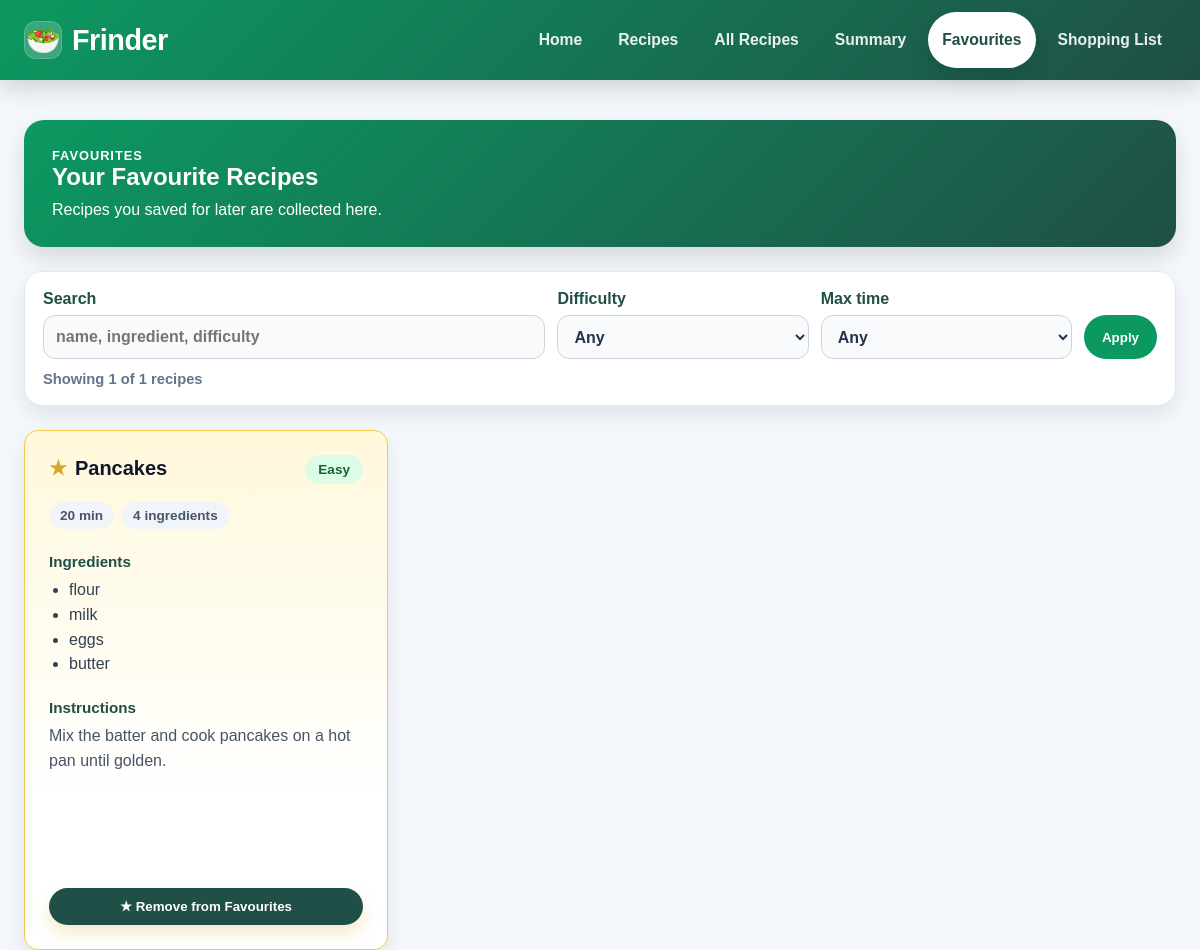
Page /favourites on the committed database.
### db_models.py (models this page shows)
class RecipeRow(Base):
    __tablename__ = "recipes"
    id = Column(Integer, primary_key=True)
    name = Column(String, nullable=False, unique=True)
    instructions = Column(String, nullable=False, default="")
    cooking_time = Column(Integer, nullable=False, default=0)
    difficulty = Column(String, nullable=False, default="Easy")
    recipe_ingredients = relationship(
        "RecipeIngredientRow",
        back_populates="recipe",
        cascade="all, delete-orphan",
        order_by="RecipeIngredientRow.position",
    )

class IngredientRow(Base):
    __tablename__ = "ingredients"
    id = Column(Integer, primary_key=True)
    name = Column(String, nullable=False, unique=True)
    recipe_links = relationship("RecipeIngredientRow", back_populates="ingredient")
    user_links = relationship("UserIngredientRow", back_populates="ingredient")
    shopping_links = relationship("ShoppingListRow", back_populates="ingredient")

### app.py (the view)
@app.route("/favourites")
def favourites():
    recipes_list, favourite_recipe_names = get_recipes_with_favourite_status()
    favourite_recipes = [
        recipe
        for recipe in recipes_list
        if recipe_key(recipe.name) in favourite_recipe_names
    ]
    filters = get_recipe_filter_state()
    filtered_favourite_recipes = filter_recipe_list(favourite_recipes, filters)
    return render_template(
        "favourites.html",
        recipes=filtered_favourite_recipes,
        favourite_recipe_names=favourite_recipe_names,
        **build_recipe_filter_context(
            favourite_recipes,
            filtered_favourite_recipes,
            filters,
            "favourites",
        ),
    )

### app.py (called while the page is built, shortened)
def add_favourite_status(recipes, favourite_recipe_names):
    favourite_name_set = set(favourite_recipe_names)
    return [
        recipe.__class__(
            **{
                **recipe.to_dict(),
                "is_favourite": recipe_key(recipe.name) in favourite_name_set,
            }
        )
        for recipe in recipes
    ]

def get_recipes_with_favourite_status():
    recipes_list = load_recipes()
    favourite_recipe_names = read_favourite_recipe_names()
    return add_favourite_status(recipes_list, favourite_recipe_names), favourite_recipe_names

def get_recipe_filter_state():
    max_time = request.args.get("max_time", "").strip()
    valid_max_times = {str(option) for option in MAX_COOKING_TIME_FILTERS}
    if max_time not in valid_max_times:
        max_time = ""
    return {
        "q": request.args.get("q", "").strip(),
        "difficulty": request.args.get("difficulty", "").strip(),
        "max_time": max_time,
    }

def get_recipe_difficulty_options(recipes):
    return sorted(
        {
            recipe.difficulty
            for recipe in recipes
            if recipe.difficulty
        }
    )

def recipe_matches_search(recipe, search_text):
    if not search_text:
        return True

def filter_recipe_list(recipes, filters):
    filtered_recipes = []
    max_time = int(filters["max_time"]) if filters["max_time"] else None
    for recipe in recipes:
        if not recipe_matches_search(recipe, filters["q"]):
            continue
        if (
            filters["difficulty"]
            and recipe.difficulty.lower() != filters["difficulty"].lower()
        ):
            continue
        if max_time is not None and recipe.cooking_time > max_time:
            continue
        filtered_recipes.append(recipe)
    return filtered_recipes

def build_recipe_filter_context(recipes, filtered_recipes, filters, endpoint):
    return {
        "recipe_filters": filters,
        "recipe_filter_endpoint": endpoint,
        "difficulty_filter_options": get_recipe_difficulty_options(recipes),
        "max_time_filter_options": MAX_COOKING_TIME_FILTERS,
        "filtered_recipe_count": len(filtered_recipes),
        "total_recipe_count": len(recipes),
        "has_active_recipe_filters": bool(
            filters["q"] or filters["difficulty"] or filters["max_time"]
        ),
    }

### db.py (called while the page is built)
def _session():
    return _session_factory()()

def session():
    return _session()

### storage.py (called while the page is built)
def read_favourite_recipe_names():
    return _run_read(_read_favourite_recipe_names)

### templates/favourites.html (shortened to what this page needs)
{% extends "base.html" %}
{% block content %}
<section class="recipes-banner">
  <p class="recipes-banner__label">Favourites</p>
  <h1>Your Favourite Recipes</h1>
  <p>Recipes you saved for later are collected here.</p>
</section>
{% include "_recipe_filters.html" %}
<section class="favourites-section">
  {% if recipes %}
    <div class="recipes-grid">
      {% for recipe in recipes %}
        <article class="recipe-card recipe-card--favourite">
          <div class="recipe-card__header">
            <h3 class="recipe-card__title">
              <span class="recipe-card__star">★</span>
              {{ recipe.name }}
            </h3>
            <span class="difficulty-badge difficulty-badge--{{ recipe.difficulty | lower }}">
              {{ recipe.difficulty }}
            </span>
          </div>
          <div class="recipe-card__info-row">
            <span>{{ recipe.cooking_time }} min</span>
            <span>{{ recipe.ingredients | length }} ingredients</span>
          </div>
          <div class="recipe-card__section">
            <h4>Ingredients</h4>
            <ul class="recipe-card__list">
              {% for ingredient in recipe.ingredients %}
                <li>{{ ingredient }}</li>
              {% endfor %}
            </ul>
          </div>
          <div class="recipe-card__section recipe-card__instructions">
            <h4>Instructions</h4>
            <p>{{ recipe.instructions }}</p>
          </div>
          <div class="recipe-card__actions">
            <form method="post" action="{{ url_for('remove_from_favourites') }}">
              <button class="favourite-button favourite-button--active" type="submit">
                ★ Remove from Favourites
              </button>
            </form>
          </div>
        </article>
      {% endfor %}
    </div>
  {% else %}
    <p class="recipes-empty-message">
      No favourite recipes match the current search and filters.
    </p>
  {% endif %}
</section>
{% endblock %}

### static/style.css (style rules this page uses)
body { font-family: Arial, sans-serif; margin: 0; background: #f4f7fb; color: #24324a; }
button { padding: 10px 14px; font-family: inherit; }
.homepage-header, .recipes-banner, .all-recipes-banner, .favourites-banner, .shopping-banner, .summary-hero { background: linear-gradient(135deg, #0C9961, #1f4f46); color: white; padding: 28px; border-radius: 20px; margin-bottom: 24px; box-shadow: 0 12px 24px rgba(0, 0, 0, 0.12); }
.recipes-banner__label, .all-recipes-banner__label, .favourites-banner__label, .shopping-banner__label, .summary-kicker { margin: 0 0 8px; text-transform: uppercase; letter-spacing: 1px; font-size: 0.8rem; font-weight: bold; }
.recipes-banner h1, .all-recipes-banner h1, .favourites-banner h1, .summary-hero h1 { margin: 0 0 10px; }
.recipes-banner p, .all-recipes-banner p, .favourites-banner p, .summary-intro { margin: 0; }
.recipes-scroll, .all-recipes-section, .favourites-section { max-height: none; overflow-y: visible; padding-right: 0; }
.recipes-grid, .all-recipes-grid, .favourites-grid { display: grid; grid-template-columns: repeat(3, minmax(0, 1fr)); column-gap: 30px; row-gap: 52px; align-items: start; }
.recipe-card { position: relative; display: flex; flex-direction: column; min-height: 100%; gap: 14px; margin-top: 0; margin-bottom: 12px; padding: 24px; background: white; border: 1px solid #e2e8f0; border-radius: 14px; box-shadow: 0 10px 20px rgba(0, 0, 0, 0.08); transition: transform 0.2s ease, box-shadow 0.2s ease; }
.recipe-card--favourite { background: linear-gradient(180deg, #fff8db 0%, #ffffff 70%); border-color: #f2c94c; }
.recipe-card__header, .recipe-card__top { display: flex; align-items: flex-start; justify-content: space-between; gap: 16px; margin-bottom: 4px; }
.recipe-card__title { display: flex; align-items: center; gap: 8px; margin: 0; color: #0f172a; font-size: 1.25rem; line-height: 1.3; }
.recipe-card__star { color: #d6a92d; font-size: 1.25rem; line-height: 1; flex-shrink: 0; }
.recipe-card__info-row, .recipe-card__meta { display: flex; flex-wrap: wrap; gap: 8px; margin: 0 0 10px; color: #475569; font-size: 0.85rem; }
.recipe-card__info-row span, .recipe-card__meta span { display: inline-flex; align-items: center; padding: 6px 11px; border-radius: 999px; background: #f1f5f9; color: #475569; font-weight: 700; }
.difficulty-badge, .recipe-card__badge { display: inline-flex; align-items: center; padding: 7px 13px; border-radius: 999px; font-size: 0.85rem; font-weight: 800; white-space: nowrap; }
.difficulty-badge--easy, .recipe-card__badge { background: #dcfce7; color: #166534; }
.recipe-card__section { margin-top: 0; margin-bottom: 8px; }
.recipe-card__section h4 { margin: 0 0 8px; color: #1f4f46; font-size: 0.95rem; }
.recipe-card__section p { margin: 0; color: #475569; line-height: 1.55; }
.recipe-card__list { margin: 8px 0 0; padding-left: 20px; color: #334155; line-height: 1.55; }
.recipe-card__instructions { flex-grow: 1; }
.recipe-card__actions { margin-top: auto; padding-top: 30px; }
.recipe-card__actions form { margin: 0; }
.recipe-card__actions button, .favourite-button { width: 100%; }
.favourite-button { border: none; border-radius: 999px; background: #d6a92d; color: #1f2937; padding: 11px 16px; cursor: pointer; font-weight: 800; box-shadow: 0 8px 16px rgba(214, 169, 45, 0.25); }
.favourite-button--active { background: #1f4f46; color: #ffffff; }

### rows in the picture
RecipeRow: name "Pancakes", difficulty "Easy", cooking_time "20", ingredients|length "4", instructions "Mix the batter and cook pancakes on a hot pan until golden."
IngredientRow: name "flour"
IngredientRow: name "milk"
IngredientRow: name "eggs"
IngredientRow: name "butter"

### other values in the picture
{{ filtered_recipe_count }} "1"
{{ total_recipe_count }} "1"
